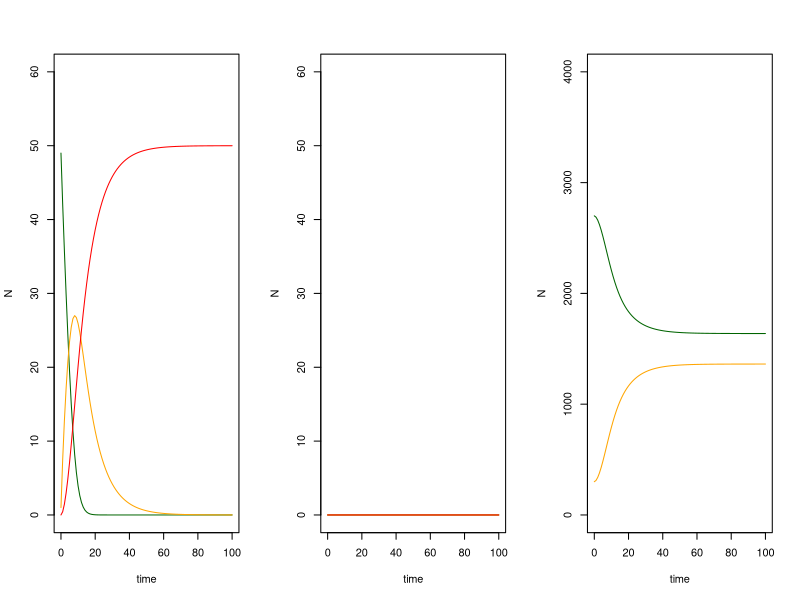

The R script that drew this image:
library(deSolve)
v1h2sir <- function(times, inits, params){
  
  Sh1 <- inits[1] #susceptible host 1
  Ih1 <- inits[2] #infected host 1
  Rh1 <- inits[3] #recovered host 1
  Sh2 <- inits[4] #susceptible host 2
  Ih2 <- inits[5] #infected host 2
  Rh2 <- inits[6] #recovered host 2
  Sv <- inits[7] #susceptible vector
  Iv <- inits[8] #infected vector
  
  Nh1 <- Sh1 + Ih1 + Rh1 #total host 1 popn
  Nh2 <- Sh2 + Ih2 + Rh2 #total host 2 popn
  Nh <- Nh1 + Nh2
  Nv <- Sv + Iv #total vector popn
  
  
  
  with(as.list(c(params)), {
    
    dSh1 <- bh1 * Nh1 - fh1 / Nh * Th1v * Iv * Sh1 - muh1 * Sh1 
    dIh1 <- fh1 / Nh * Th1v * Iv * Sh1 - muh1 * Ih1 - gammah1 * Ih1
    dRh1 <- gammah1 * Ih1 - muh1 * Rh1

    dSh2 <- bh2 * Nh2 - fh2 / Nh * Th2v * Iv * Sh2 - muh2 * Sh2
    dIh2 <- fh2 / Nh * Th2v * Iv * Sh2 - muh2 * Ih2 - gammah2* Ih2
    dRh2 <- gammah2 * Ih2 - muh2 * Rh2 

    dSv <- bv * Nv - fh1 / Nh * Tvh1 * Sv * Ih1 - fh2 / Nh * Tvh2 * Sv * Ih2 - muv * Sv
    dIv <- fh1 / Nh * Tvh1 * Sv * Ih1 - fh2 / Nh * Tvh2 * Sv * Ih2 - muv * Iv
    
    return(list(c(dSh1, dIh1, dRh1, dSh2, dIh2, dRh2, dSv, dIv)))
  })
  
}

inits <- c(49,1,0,0,0,0,2700,300)
params <- c(bh1 = 0, muh1 = 0, bv = 0, muv = 0, fh1 = 0.25, gammah1 = 0.1, Th1v = 0.1, Tvh1 = 0.2,
bh2 = 0, muh2 = 0, fh2 = 0.125, gammah2 = 0.1, Th2v = 0.5, Tvh2 = 0.5)
# b = birth rate, m = death rate, f =  vector biting rate, gamma = recovery rate
# Thv = Pr(host infected after bite from infected vector), Thv = Pr(vector infected after bite of infected host)
times <- seq(0,100,1)
out <- as.data.frame(ode(inits, times, v1h2sir, params ))
par(mfrow=c(1,3))


plot(out$`1` ~out$time, type='l', col='dark green',
    xlab= 'time', ylab='N', ylim = c(0,60))
lines(out$`2`~out$time, col='orange')
lines(out$`3`~out$time, col='red')

plot(out$`4`~out$time, type = 'l', col= 'dark green',
    xlab= 'time', ylab='N', ylim = c(0,60))
lines(out$`5`~out$time, col= 'orange')
lines(out$`6`~out$time, col='red')

plot(out$`7`~out$time, type = 'l', col= 'dark green',
    xlab= 'time', ylab='N', ylim = c(0,4000))
    lines(out$`8`~out$time, col= 'orange')
